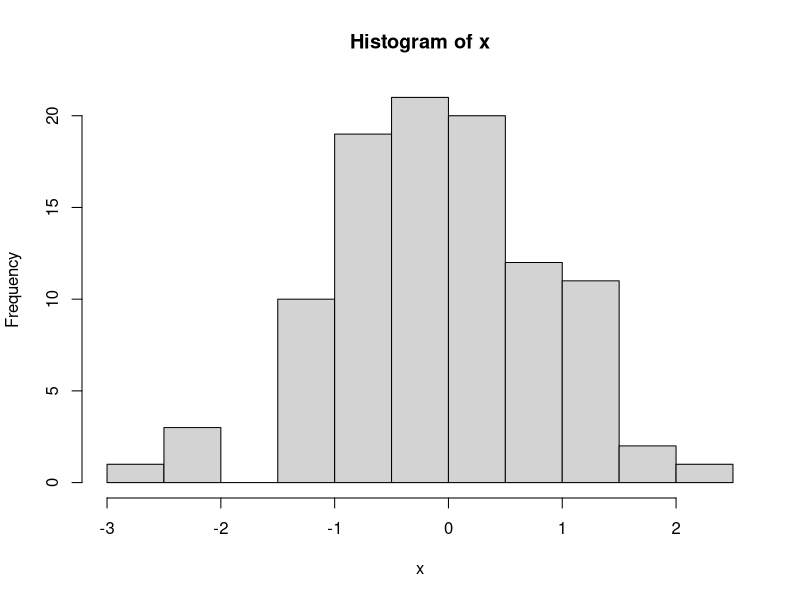
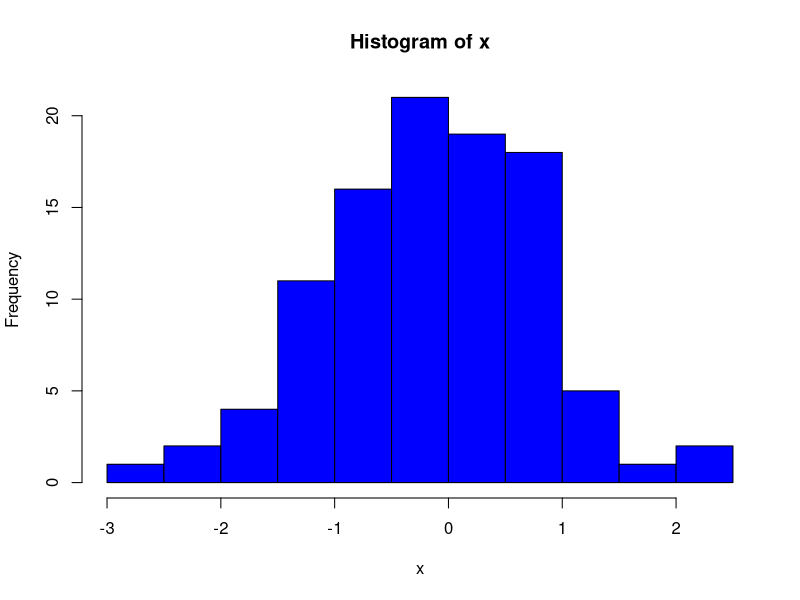
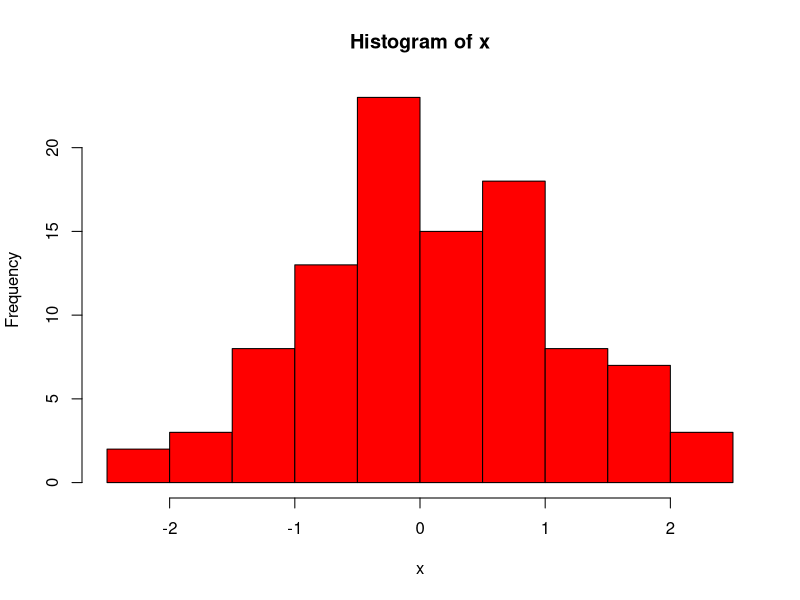
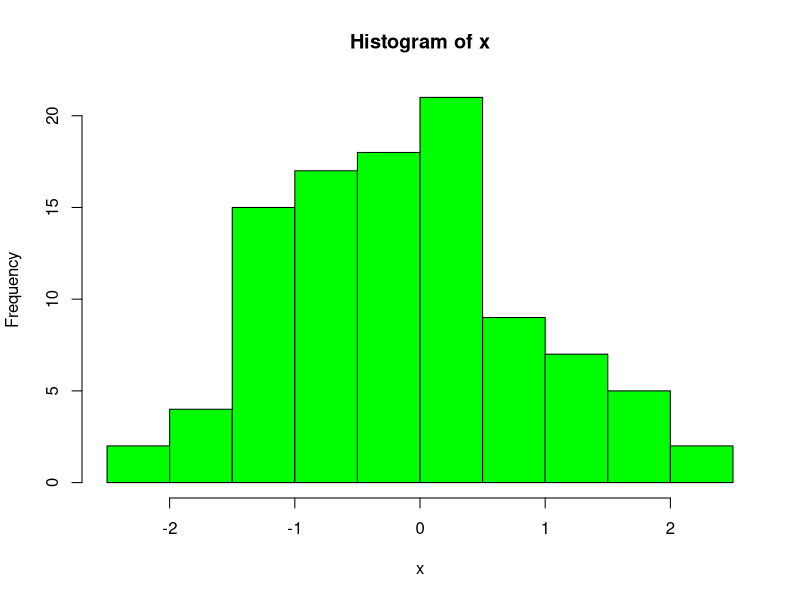
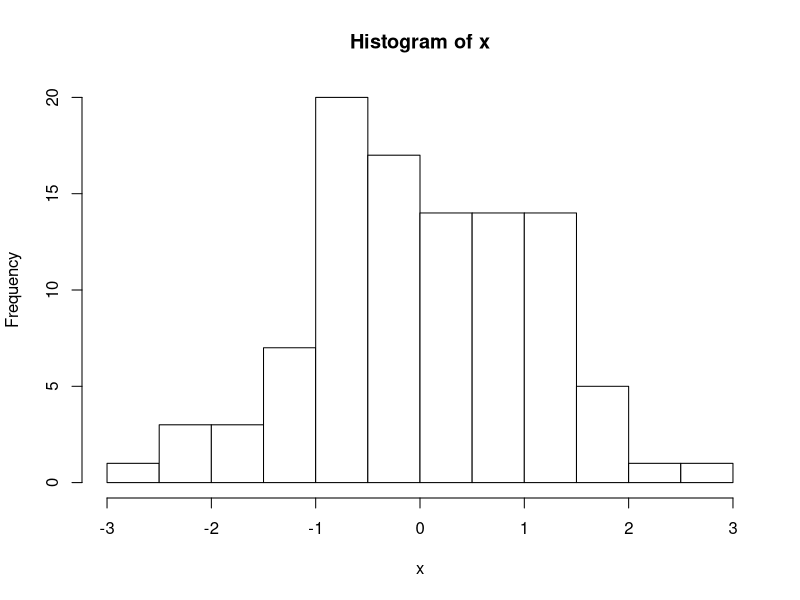
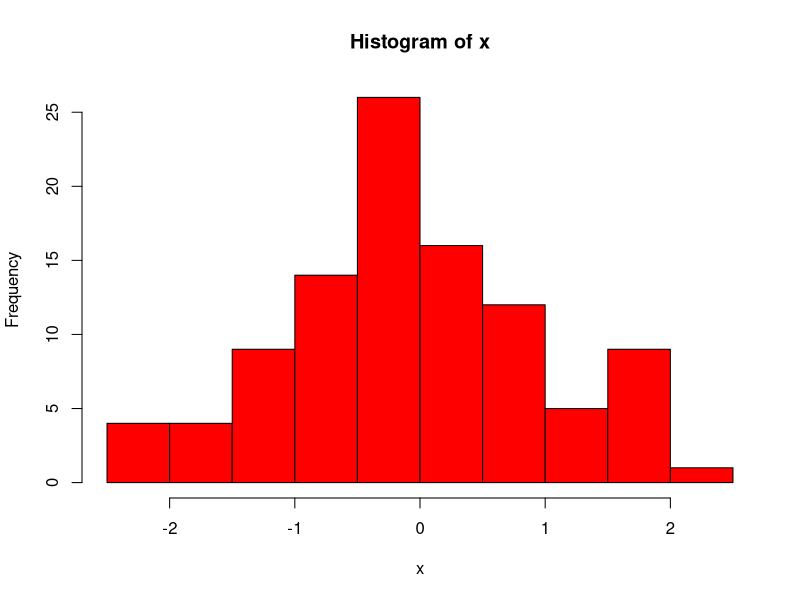
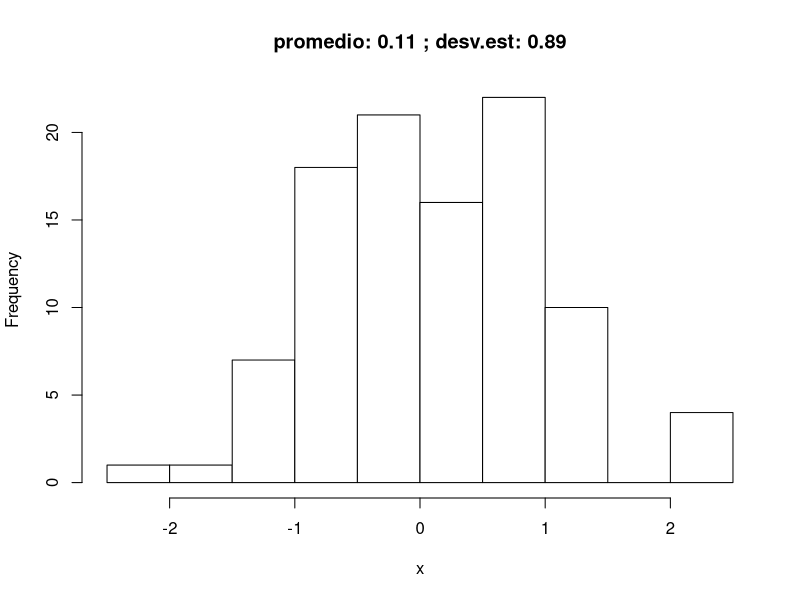
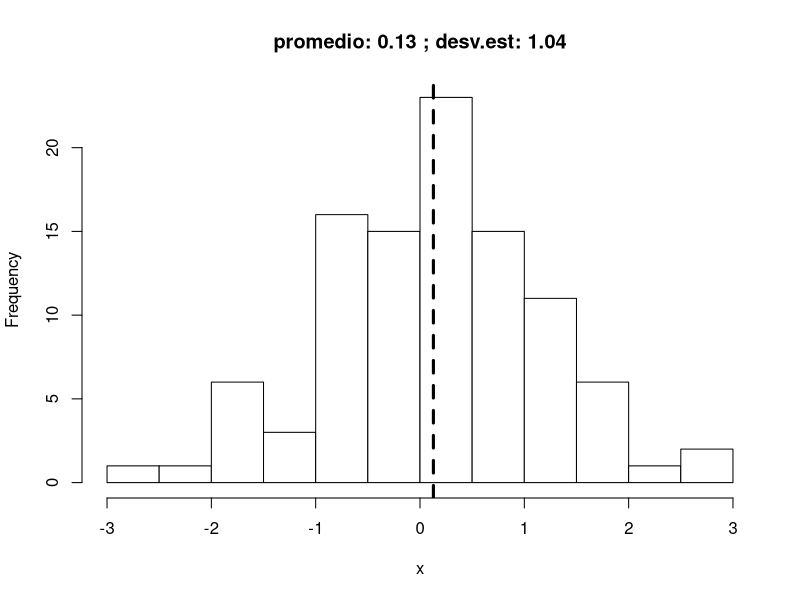

Generate these figures, in order, with R:
## Ejercicio 4

# 4.1 Cree una funcion que calcule el promedio, la desviación estándar y el error estándar de un vector numérico. Estos valores deben ser devueltos como una lista con nombres.

prom_fun <- function(x){
  
  prom <- mean(x)
  des_est <- sd(x)
  err_est <- sd(x) / sqrt(length(x))
  
  resultado <-
    list(
      promedio = prom,
      desviacion_estandar = des_est,
      error_estandar = err_est
    )
  
  return(resultado)
  }

prom_fun(x = 1:8)

# 4.2 Permita a los usuarios ignorar los `NAs` (similar al argumento `na.rm` en `mean()`, pista: añada un argumento lógico)

prom_fun <- function(x, na.rm = FALSE){
  
  if (na.rm)
    x <- x[!is.na(x)]
  
  prom <- mean(x)
  des_est <- sd(x)
  err_est <- sd(x) / sqrt(length(x))
  
  resultado <-
    list(
      promedio = prom,
      desviacion_estandar = des_est,
      error_estandar = err_est
    )
  
  return(resultado)
}

prom_fun(x = c(1:8, NA), na.rm = FALSE)

prom_fun(x = c(1:8, NA), na.rm = TRUE)

# 4.3 Haga que la función además produzca un histograma del vector numérico proporcionado por el usuario

prom_fun <- function(x, na.rm = FALSE){
  
  if (na.rm)
    x <- x[!is.na(x)]
  
  prom <- mean(x)
  des_est <- sd(x)
  err_est <- sd(x) / sqrt(length(x))
  
  resultado <-
    list(
      promedio = prom,
      desviacion_estandar = des_est,
      error_estandar = err_est
    )
  
  hist(x)
  return(resultado)
}

prom_fun(x = c(rnorm(100), NA), na.rm = TRUE)

# 4.4 Haga que la función escoja un color al azar para las barras del histograma cada vez que se corre (pista: `sample(vector.de.colores, 1)`)

prom_fun <- function(x, na.rm = FALSE){
  
  if (na.rm)
    x <- x[!is.na(x)]
  
  prom <- mean(x)
  des_est <- sd(x)
  err_est <- sd(x) / sqrt(length(x))
  
  resultado <-
    list(
      promedio = prom,
      desviacion_estandar = des_est,
      error_estandar = err_est
    )
  
  vector_colores <- c("green", "blue", "white", "red", "orange")
  
  hist(x, col = sample(vector_colores, 1))
  
  return(resultado)
}

prom_fun(x = c(rnorm(100), NA), na.rm = TRUE)
prom_fun(x = c(rnorm(100), NA), na.rm = TRUE)
prom_fun(x = c(rnorm(100), NA), na.rm = TRUE)

# 4.5 Añada un argumento a la función que permita el usuario, si lo desea, calcular la sumatoria (`sum()`) junto con el resto de los descriptores estadísticos

prom_fun <- function(x, na.rm = FALSE, suma = FALSE){
  
  if (na.rm)
    x <- x[!is.na(x)]
  
  prom <- mean(x)
  des_est <- sd(x)
  err_est <- sd(x) / sqrt(length(x))
  
  resultado <-
    list(
      promedio = prom,
      desviacion_estandar = des_est,
      error_estandar = err_est
    )
  
  if (suma)
    resultado$sumatoria <- sum(x)
  
  vector_colores <- c("green", "blue", "white", "red", "orange")
  
  hist(x, col = sample(vector_colores, 1))
  
  return(resultado)
}

prom_fun(x = c(rnorm(100), NA), na.rm = TRUE, suma = FALSE)
prom_fun(x = c(rnorm(100), NA), na.rm = TRUE, suma = TRUE)


# 4.6 Agregue el promedio y la desviación estándar al título del histograma (pista: use `paste()`)

prom_fun <- function(x, na.rm = FALSE, suma = FALSE){
  
  if (na.rm)
    x <- x[!is.na(x)]
  
  prom <- mean(x)
  des_est <- sd(x)
  err_est <- sd(x) / sqrt(length(x))
  
  resultado <-
    list(
      promedio = prom,
      desviacion_estandar = des_est,
      error_estandar = err_est
    )
  
  if (suma)
    resultado$sumatoria <- sum(x)
  
  vector_colores <- c("green", "blue", "white", "red", "orange")
  
  hist(x, col = sample(vector_colores, 1), main = paste("promedio:", round(prom, 2), "; desv.est:", round(des_est, 2)))
  
  return(resultado)
}

prom_fun(x = c(rnorm(100), NA), na.rm = TRUE, suma = TRUE)


# 4.7 Modifique la función para que también cree una linea vertical indicando el promedio del vector numérico proporcionado por el usuario

prom_fun <- function(x, na.rm = FALSE, suma = FALSE){
  
  if (na.rm)
    x <- x[!is.na(x)]
  
  prom <- mean(x)
  des_est <- sd(x)
  err_est <- sd(x) / sqrt(length(x))
  
  resultado <-
    list(
      promedio = prom,
      desviacion_estandar = des_est,
      error_estandar = err_est
    )
  
  if (suma)
    resultado$sumatoria <- sum(x)
  
  vector_colores <- c("green", "blue", "white", "red", "orange")
  
  hist(x, col = sample(vector_colores, 1), main = paste("promedio:", round(prom, 2), "; desv.est:", round(des_est, 2)))
  
  abline(v = prom, lty = 2, lwd = 3)
  
  return(resultado)
}

prom_fun(x = c(rnorm(100), NA), na.rm = TRUE, suma = TRUE)


# 4.8 Modifique la función para que añada un polígono transparente sobre el área que cubre el promedio +/- la desviación estándar

prom_fun <- function(x, na.rm = FALSE, suma = FALSE){
  
  if (na.rm)
    x <- x[!is.na(x)]
  
  prom <- mean(x)
  des_est <- sd(x)
  err_est <- sd(x) / sqrt(length(x))
  
  resultado <-
    list(
      promedio = prom,
      desviacion_estandar = des_est,
      error_estandar = err_est
    )
  
  if (suma)
    resultado$sumatoria <- sum(x)
  
  vector_colores <- c("green", "blue", "white", "red", "orange")
  
  hist(x, col = sample(vector_colores, 1), main = paste("promedio:", round(prom, 2), "; desv.est:", round(des_est, 2)))
  
  abline(v = prom, lty = 2, lwd = 3)
  
  rect(xleft = prom - des_est, xright = prom + des_est, ybottom = -100, ytop = 100, col = adjustcolor("gray", alpha.f = 0.3))
  
  return(resultado)
}

prom_fun(x = c(rnorm(100), NA), na.rm = TRUE, suma = TRUE)


# 4.9 Modifique la función con un argumento lógico que permita al usuario controlar si se crea un gráfico o no

prom_fun <- function(x, na.rm = FALSE, suma = FALSE, plot = TRUE){
  
  if (na.rm)
    x <- x[!is.na(x)]
  
  prom <- mean(x)
  des_est <- sd(x)
  err_est <- sd(x) / sqrt(length(x))
  
  resultado <-
    list(
      promedio = prom,
      desviacion_estandar = des_est,
      error_estandar = err_est
    )
  
  if (suma)
    resultado$sumatoria <- sum(x)
  
  if (plot)
{  vector_colores <- c("green", "blue", "white", "red", "orange")
  
  hist(x, col = sample(vector_colores, 1), main = paste("promedio:", round(prom, 2), "; desv.est:", round(des_est, 2)))
  
  abline(v = prom, lty = 2, lwd = 3)
  
  rect(xleft = prom - des_est, xright = prom + des_est, ybottom = -100, ytop = 100, col = adjustcolor("gray", alpha.f = 0.3))
  }
  
  return(resultado)
}

prom_fun(x = c(rnorm(100), NA), na.rm = TRUE, suma = TRUE, plot = TRUE)

prom_fun(x = c(rnorm(100), NA), na.rm = TRUE, suma = TRUE, plot = FALSE)
